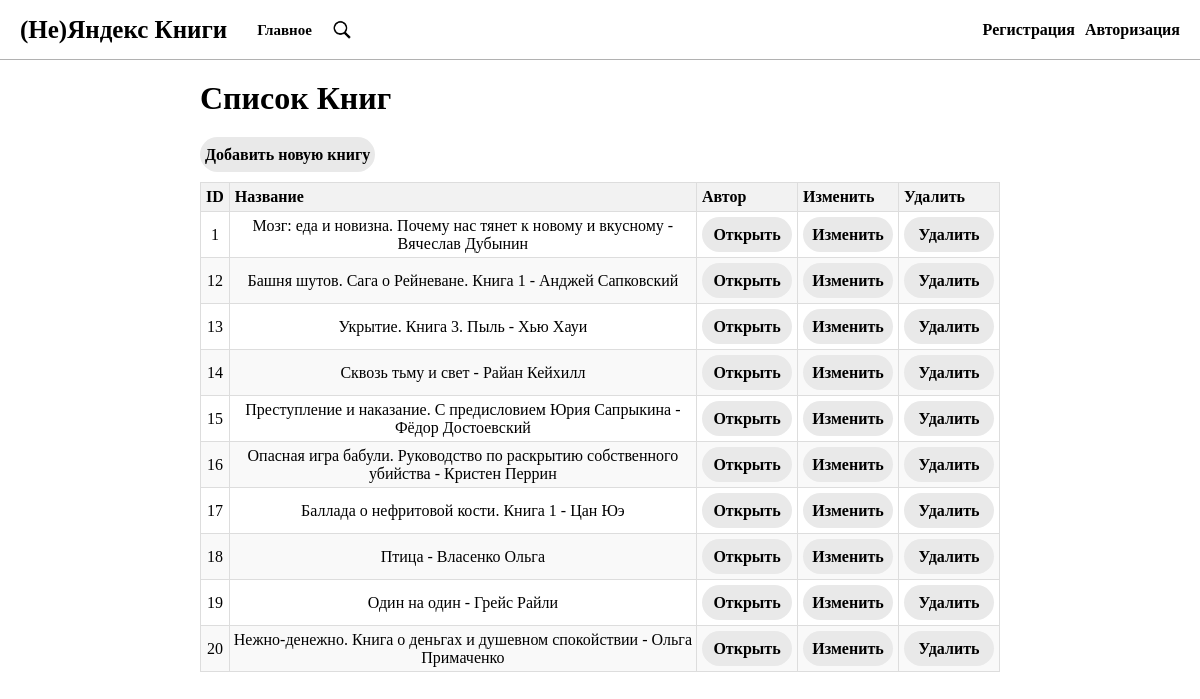
The page /books/ on the database its author committed.
### library/models.py (models this page shows, shortened)
class Book(models.Model):
    title = models.CharField(max_length=100)
    author = models.CharField(max_length=100)
    year = models.IntegerField()
    price = models.IntegerField()
    description = models.TextField()
    image = models.ImageField(upload_to='books/img', blank=False, null=False)
    rating = models.IntegerField()
    pages = models.IntegerField()
    genres = models.ManyToManyField(Genre)
    file = models.FileField(upload_to='books/files', null=True)

### library/views.py (the view)
# urls.py: path('books/', BookListView.as_view(), name='book_list'),
class BookListView(ListView):
    model = Book
    template_name = 'library/book/book_list.html'
    context_object_name = 'books'

### library/templates/library/book/book_list.html (shortened to what this page needs)
{% extends 'library/includes/base.html' %}
{% block main %}
<h1>Список Книг</h1>
<a class="button" href="{% url 'book_create' %}">Добавить новую книгу</a>
<table>
    <thead>
        <tr>
            <th>ID</th>
            <th>Название</th>
            <th>Автор</th>
            <th>Изменить</th>
            <th>Удалить</th>
        </tr>
    </thead>
    <tbody>
        {% for book in books %}
            <tr>
                <td>{{ book.id }}</td>
                <td>{{ book.title }} - {{ book.author }}</td>
                <td><a class="button__table" href="{% url 'book_detail' book.id %}">Открыть</td>
                <td><a class="button__table" href="{% url 'book_update' book.id %}">Изменить</a></td>
                <td><a class="button__table" href="{% url 'book_delete' book.id %}">Удалить</a></td>
            </tr>
        {% empty %}
            <tr>
                <td colspan="4">Нет книг для отображения</td>
            </tr>
        {% endfor %}
    </tbody>
</table>
<br>
{% endblock main %}

### library/static/library/style.css (style rules this page uses)
* { margin: 0; padding: 0; box-sizing: border-box; font-family: Calibri, serif; color: black; }
a { text-decoration: none; }
body { background-color: #ffffff; }
h1 { margin-bottom: 20px; }
.button { background-color: #e9e9e9; outline: none; border: none; color: inherit; font-weight: bold; height: 35px; width: max-content ; padding: 5px; margin-bottom: 10px; min-width: 90px; display: flex; flex-direction: column; justify-content: center; align-items: center; border-radius: 20px; }
table { width: 100%; border-collapse: collapse; text-align: center; }
thead th { background-color: #f2f2f2; border: 1px solid #ddd; padding: 5px; text-align: left; }
tbody td { border: 1px solid #ddd; text-align: center; }
tbody tr:nth-child(even) { background-color: #f9f9f9; }
.button__table { background-color: #e9e9e9; outline: none; border: none; color: inherit; font-weight: bold; height: 35px; width:max-content ; padding: 5px; margin: 5px; min-width: 90px; display: flex; flex-direction: column; justify-content: center; align-items: center; border-radius: 20px; }

### rows shown on the page
Book: id "1", title "Мозг: еда и новизна. Почему нас тянет к новому и вкусному", author "Вячеслав Дубынин"
Book: id "12", title "Башня шутов. Сага о Рейневане. Книга 1", author "Анджей Сапковский"
Book: id "13", title "Укрытие. Книга 3. Пыль", author "Хью Хауи"
Book: id "14", title "Сквозь тьму и свет", author "Райан Кейхилл"
Book: id "15", title "Преступление и наказание. С предисловием Юрия Сапрыкина", author "Фёдор Достоевский"
Book: id "16", title "Опасная игра бабули. Руководство по раскрытию собственного убийства", author "Кристен Перрин"
Book: id "17", title "Баллада о нефритовой кости. Книга 1", author "Цан Юэ"
Book: id "18", title "Птица", author "Власенко Ольга"
Book: id "19", title "Один на один", author "Грейс Райли"
Book: id "20", title "Нежно-денежно. Книга о деньгах и душевном спокойствии", author "Ольга Примаченко"
